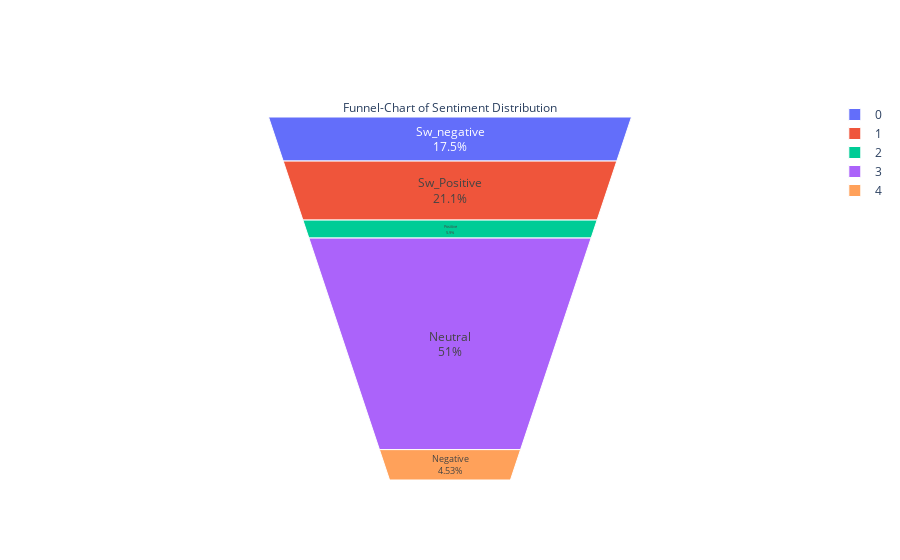

The code cell stored with this chart in its notebook:
### Code cell
fig = go.Figure(go.Funnelarea(
    text =df_f1.Sentiment,
    values = df_f1.Phrase,
    title = {"position": "top center", "text": "Funnel-Chart of Sentiment Distribution"}
    ))
fig.show()

### Figure 1 — Plotly figure (JSON) as saved in the notebook; plotly's stock layout.template omitted (floating-point values rounded to 4 significant figures)
{"data": [{"text": ["Sw_negative", "Sw_Positive", "Positive", "Neutral", "Negative"], "title": {"position": "top center", "text": "Funnel-Chart of Sentiment Distribution"}, "type": "funnelarea", "values": [27273, 32927, 9206, 79582, 7072]}], "layout": {}}
